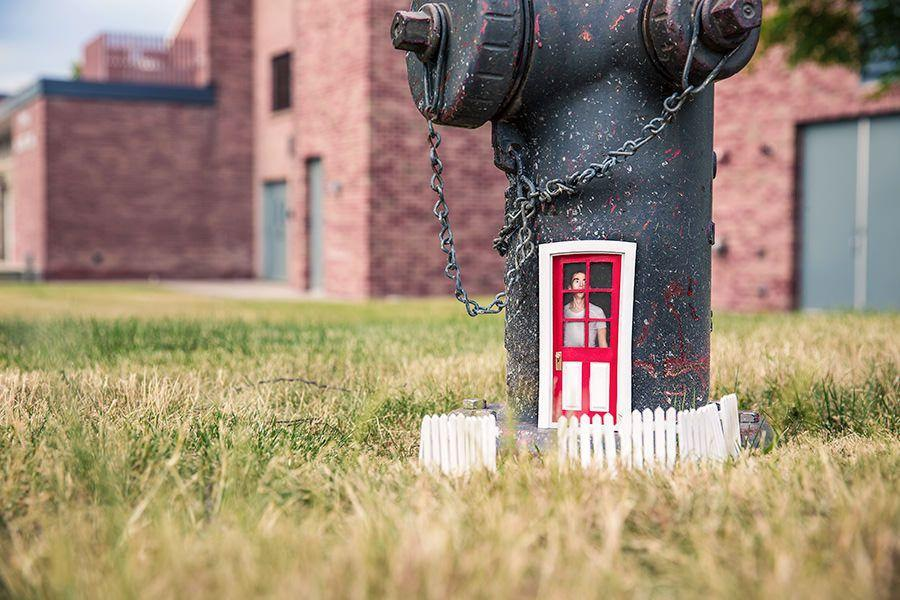
#> input picture image/phot.jpg, 900 x 600 px, found by its file name
$ python 1.1.3_PIL_crop.py
#> lines starting #> are read from the running program, lines starting #| are printed output that depends on the picture
from PIL import Image
#pil_im = Image.open('phot.jpg')
pil_im = Image.open('phot.jpg')
#> pil_im is the input picture: PIL image 900x600 RGB; mean R, G, B 157.8, 138.7, 117.4
box = (100,100,400,400)
region = pil_im.crop(box)
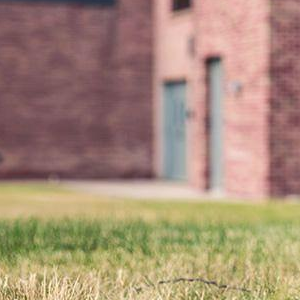
#> region: PIL image 300x300 RGB; mean R, G, B 166.2, 140.5, 120
region = region.transpose(Image.ROTATE_180)
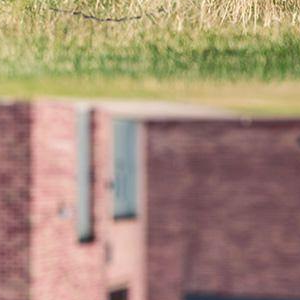
#> region: PIL image 300x300 RGB; mean R, G, B 166.2, 140.5, 120
pil_im.paste(region,box)
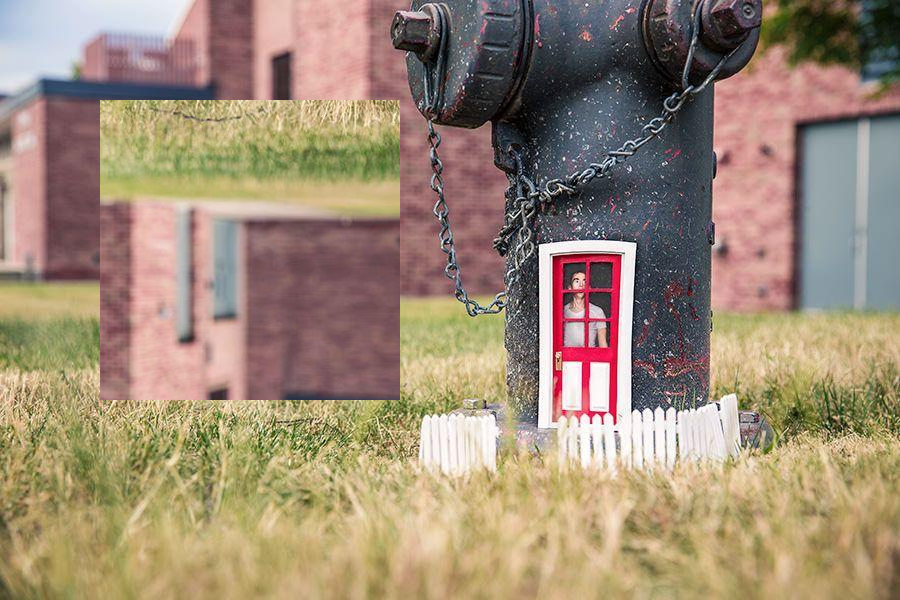
#> pil_im: PIL image 900x600 RGB; mean R, G, B 157.8, 138.7, 117.4
pil_im.show()
